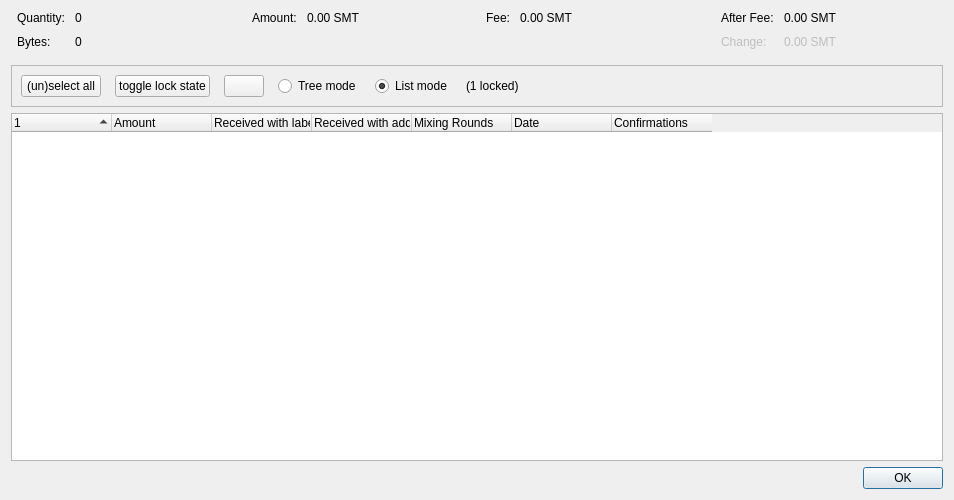
<?xml version="1.0" encoding="UTF-8"?>
<ui version="4.0">
 <class>CoinControlDialog</class>
 <widget class="QDialog" name="CoinControlDialog">
  <property name="geometry">
   <rect>
    <x>0</x>
    <y>0</y>
    <width>954</width>
    <height>500</height>
   </rect>
  </property>
  <property name="windowTitle">
   <string>Coin Selection</string>
  </property>
  <layout class="QVBoxLayout" name="verticalLayout">
   <item>
    <layout class="QHBoxLayout" name="horizontalLayoutTop" stretch="0,0,0,0">
     <property name="topMargin">
      <number>0</number>
     </property>
     <property name="bottomMargin">
      <number>10</number>
     </property>
     <item>
      <layout class="QFormLayout" name="formLayoutCoinControl1">
       <property name="labelAlignment">
        <set>Qt::AlignLeft|Qt::AlignVCenter</set>
       </property>
       <property name="horizontalSpacing">
        <number>10</number>
       </property>
       <property name="verticalSpacing">
        <number>10</number>
       </property>
       <property name="leftMargin">
        <number>6</number>
       </property>
       <property name="rightMargin">
        <number>6</number>
       </property>
       <item row="0" column="0">
        <widget class="QLabel" name="labelCoinControlQuantityText">
         <property name="text">
          <string>Quantity:</string>
         </property>
        </widget>
       </item>
       <item row="0" column="1">
        <widget class="QLabel" name="labelCoinControlQuantity">
         <property name="cursor">
          <cursorShape>IBeamCursor</cursorShape>
         </property>
         <property name="contextMenuPolicy">
          <enum>Qt::ActionsContextMenu</enum>
         </property>
         <property name="text">
          <string notr="true">0</string>
         </property>
         <property name="textInteractionFlags">
          <set>Qt::LinksAccessibleByMouse|Qt::TextSelectableByKeyboard|Qt::TextSelectableByMouse</set>
         </property>
        </widget>
       </item>
       <item row="1" column="0">
        <widget class="QLabel" name="labelCoinControlBytesText">
         <property name="text">
          <string>Bytes:</string>
         </property>
        </widget>
       </item>
       <item row="1" column="1">
        <widget class="QLabel" name="labelCoinControlBytes">
         <property name="cursor">
          <cursorShape>IBeamCursor</cursorShape>
         </property>
         <property name="contextMenuPolicy">
          <enum>Qt::ActionsContextMenu</enum>
         </property>
         <property name="text">
          <string notr="true">0</string>
         </property>
         <property name="textInteractionFlags">
          <set>Qt::LinksAccessibleByMouse|Qt::TextSelectableByKeyboard|Qt::TextSelectableByMouse</set>
         </property>
        </widget>
       </item>
      </layout>
     </item>
     <item>
      <layout class="QFormLayout" name="formLayoutCoinControl2">
       <property name="horizontalSpacing">
        <number>10</number>
       </property>
       <property name="verticalSpacing">
        <number>10</number>
       </property>
       <property name="leftMargin">
        <number>6</number>
       </property>
       <property name="rightMargin">
        <number>6</number>
       </property>
       <item row="0" column="0">
        <widget class="QLabel" name="labelCoinControlAmountText">
         <property name="text">
          <string>Amount:</string>
         </property>
        </widget>
       </item>
       <item row="0" column="1">
        <widget class="QLabel" name="labelCoinControlAmount">
         <property name="cursor">
          <cursorShape>IBeamCursor</cursorShape>
         </property>
         <property name="contextMenuPolicy">
          <enum>Qt::ActionsContextMenu</enum>
         </property>
         <property name="text">
          <string notr="true">0.00 SMT</string>
         </property>
         <property name="textInteractionFlags">
          <set>Qt::LinksAccessibleByMouse|Qt::TextSelectableByKeyboard|Qt::TextSelectableByMouse</set>
         </property>
        </widget>
       </item>
      </layout>
     </item>
     <item>
      <layout class="QFormLayout" name="formLayoutCoinControl3">
       <property name="horizontalSpacing">
        <number>10</number>
       </property>
       <property name="verticalSpacing">
        <number>10</number>
       </property>
       <property name="leftMargin">
        <number>6</number>
       </property>
       <property name="rightMargin">
        <number>6</number>
       </property>
       <item row="0" column="0">
        <widget class="QLabel" name="labelCoinControlFeeText">
         <property name="text">
          <string>Fee:</string>
         </property>
        </widget>
       </item>
       <item row="0" column="1">
        <widget class="QLabel" name="labelCoinControlFee">
         <property name="cursor">
          <cursorShape>IBeamCursor</cursorShape>
         </property>
         <property name="contextMenuPolicy">
          <enum>Qt::ActionsContextMenu</enum>
         </property>
         <property name="text">
          <string notr="true">0.00 SMT</string>
         </property>
         <property name="textInteractionFlags">
          <set>Qt::LinksAccessibleByMouse|Qt::TextSelectableByKeyboard|Qt::TextSelectableByMouse</set>
         </property>
        </widget>
       </item>
      </layout>
     </item>
     <item>
      <layout class="QFormLayout" name="formLayoutCoinControl4">
       <property name="labelAlignment">
        <set>Qt::AlignLeft|Qt::AlignVCenter</set>
       </property>
       <property name="horizontalSpacing">
        <number>10</number>
       </property>
       <property name="verticalSpacing">
        <number>10</number>
       </property>
       <property name="leftMargin">
        <number>6</number>
       </property>
       <property name="rightMargin">
        <number>6</number>
       </property>
       <item row="0" column="0">
        <widget class="QLabel" name="labelCoinControlAfterFeeText">
         <property name="text">
          <string>After Fee:</string>
         </property>
        </widget>
       </item>
       <item row="0" column="1">
        <widget class="QLabel" name="labelCoinControlAfterFee">
         <property name="cursor">
          <cursorShape>IBeamCursor</cursorShape>
         </property>
         <property name="contextMenuPolicy">
          <enum>Qt::ActionsContextMenu</enum>
         </property>
         <property name="text">
          <string notr="true">0.00 SMT</string>
         </property>
         <property name="textInteractionFlags">
          <set>Qt::LinksAccessibleByMouse|Qt::TextSelectableByKeyboard|Qt::TextSelectableByMouse</set>
         </property>
        </widget>
       </item>
       <item row="1" column="0">
        <widget class="QLabel" name="labelCoinControlChangeText">
         <property name="enabled">
          <bool>false</bool>
         </property>
         <property name="text">
          <string>Change:</string>
         </property>
        </widget>
       </item>
       <item row="1" column="1">
        <widget class="QLabel" name="labelCoinControlChange">
         <property name="enabled">
          <bool>false</bool>
         </property>
         <property name="cursor">
          <cursorShape>IBeamCursor</cursorShape>
         </property>
         <property name="contextMenuPolicy">
          <enum>Qt::ActionsContextMenu</enum>
         </property>
         <property name="text">
          <string notr="true">0.00 SMT</string>
         </property>
         <property name="textInteractionFlags">
          <set>Qt::LinksAccessibleByMouse|Qt::TextSelectableByKeyboard|Qt::TextSelectableByMouse</set>
         </property>
        </widget>
       </item>
      </layout>
     </item>
    </layout>
   </item>
   <item>
    <widget class="QFrame" name="frame">
     <property name="minimumSize">
      <size>
       <width>0</width>
       <height>40</height>
      </size>
     </property>
     <property name="frameShape">
      <enum>QFrame::StyledPanel</enum>
     </property>
     <property name="frameShadow">
      <enum>QFrame::Sunken</enum>
     </property>
     <layout class="QHBoxLayout" name="horizontalLayout">
      <item>
       <layout class="QHBoxLayout" name="horizontalLayoutPanel" stretch="0,0,0,0,0,0,0">
        <property name="spacing">
         <number>14</number>
        </property>
        <item>
         <widget class="QPushButton" name="pushButtonSelectAll">
          <property name="sizePolicy">
           <sizepolicy hsizetype="Maximum" vsizetype="Fixed">
            <horstretch>0</horstretch>
            <verstretch>0</verstretch>
           </sizepolicy>
          </property>
          <property name="text">
           <string>(un)select all</string>
          </property>
          <property name="autoDefault">
           <bool>false</bool>
          </property>
         </widget>
        </item>
        <item>
         <widget class="QPushButton" name="pushButtonToggleLock">
          <property name="sizePolicy">
           <sizepolicy hsizetype="Maximum" vsizetype="Fixed">
            <horstretch>0</horstretch>
            <verstretch>0</verstretch>
           </sizepolicy>
          </property>
          <property name="text">
           <string>toggle lock state</string>
          </property>
          <property name="autoDefault">
           <bool>false</bool>
          </property>
         </widget>
        </item>
        <item>
         <widget class="QPushButton" name="hideButton">
          <property name="sizePolicy">
           <sizepolicy hsizetype="Maximum" vsizetype="Fixed">
            <horstretch>0</horstretch>
            <verstretch>0</verstretch>
           </sizepolicy>
          </property>
          <property name="text">
           <string/>
          </property>
          <property name="autoDefault">
           <bool>false</bool>
          </property>
         </widget>
        </item>
        <item>
         <widget class="QRadioButton" name="radioTreeMode">
          <property name="sizePolicy">
           <sizepolicy hsizetype="Maximum" vsizetype="Fixed">
            <horstretch>0</horstretch>
            <verstretch>0</verstretch>
           </sizepolicy>
          </property>
          <property name="text">
           <string>Tree mode</string>
          </property>
         </widget>
        </item>
        <item>
         <widget class="QRadioButton" name="radioListMode">
          <property name="sizePolicy">
           <sizepolicy hsizetype="Maximum" vsizetype="Fixed">
            <horstretch>0</horstretch>
            <verstretch>0</verstretch>
           </sizepolicy>
          </property>
          <property name="text">
           <string>List mode</string>
          </property>
          <property name="checked">
           <bool>true</bool>
          </property>
         </widget>
        </item>
        <item>
         <widget class="QLabel" name="labelLocked">
          <property name="text">
           <string>(1 locked)</string>
          </property>
         </widget>
        </item>
        <item>
         <spacer name="horizontalSpacer">
          <property name="orientation">
           <enum>Qt::Horizontal</enum>
          </property>
          <property name="sizeHint" stdset="0">
           <size>
            <width>40</width>
            <height>20</height>
           </size>
          </property>
         </spacer>
        </item>
       </layout>
      </item>
     </layout>
    </widget>
   </item>
   <item>
    <widget class="CoinControlTreeWidget" name="treeWidget">
     <property name="contextMenuPolicy">
      <enum>Qt::CustomContextMenu</enum>
     </property>
     <property name="sortingEnabled">
      <bool>false</bool>
     </property>
     <property name="columnCount">
      <number>7</number>
     </property>
     <attribute name="headerShowSortIndicator" stdset="0">
      <bool>true</bool>
     </attribute>
     <attribute name="headerStretchLastSection">
      <bool>false</bool>
     </attribute>
     <column>
      <property name="text">
       <string/>
      </property>
     </column>
     <column>
      <property name="text">
       <string>Amount</string>
      </property>
     </column>
     <column>
      <property name="text">
       <string>Received with label</string>
      </property>
     </column>
     <column>
      <property name="text">
       <string>Received with address</string>
      </property>
     </column>
     <column>
      <property name="text">
       <string>Mixing Rounds</string>
      </property>
     </column>
     <column>
      <property name="text">
       <string>Date</string>
      </property>
     </column>
     <column>
      <property name="text">
       <string>Confirmations</string>
      </property>
      <property name="toolTip">
       <string>Confirmed</string>
      </property>
     </column>
    </widget>
   </item>
   <item>
    <widget class="QDialogButtonBox" name="buttonBox">
     <property name="orientation">
      <enum>Qt::Horizontal</enum>
     </property>
     <property name="standardButtons">
      <set>QDialogButtonBox::Ok</set>
     </property>
    </widget>
   </item>
  </layout>
 </widget>
 <customwidgets>
  <customwidget>
   <class>CoinControlTreeWidget</class>
   <extends>QTreeWidget</extends>
   <header>qt/coincontroltreewidget.h</header>
  </customwidget>
 </customwidgets>
 <resources/>
 <connections/>
</ui>
